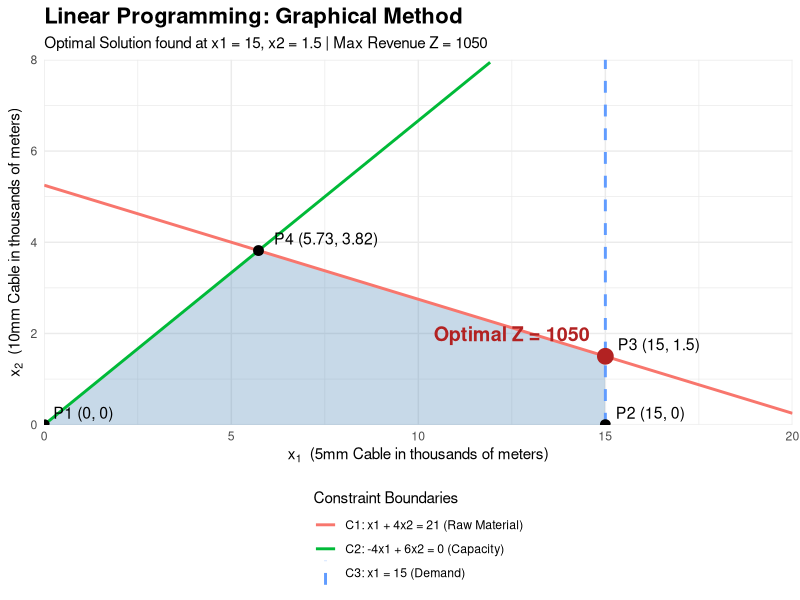

Generate this figure with R:
# ==============================================================================
# Project: Linear Programming Solver (Graphical Method)
# File: graphicalSolver.R
# Author: Kun-Hong Liao
# Description: 2D visualization of the feasible region and optimal solution
#              for the Resource Allocation Problem using ggplot2.
# ==============================================================================

# Load required library (install if necessary: install.packages("ggplot2"))
library(ggplot2)

cat("Initializing graphical solver...\n")

# 1. Define the vertices of the feasible region
# Mathematical calculation of intersection points for the binding constraints:
# P1: Origin (0, 0)
# P2: Intersection of C3 (Demand) and x-axis -> (15, 0)
# P3: Intersection of C1 (Raw Material) and C3 -> x1 = 15, x2 = (21-15)/4 = 1.5
# P4: Intersection of C1 and C2 (Capacity) -> x1 = 63/11 (~5.73), x2 = 42/11 (~3.82)

vertices <- data.frame(
  x1 = c(0, 15, 15, 63/11),
  x2 = c(0, 0, 1.5, 42/11),
  label = c("P1 (0, 0)", "P2 (15, 0)", "P3 (15, 1.5)", "P4 (5.73, 3.82)")
)

# Calculate Objective Function Z = 50*x1 + 200*x2 at each vertex
vertices$Z <- 50 * vertices$x1 + 200 * vertices$x2

# Identify the optimal vertex (Highest Z)
optimalPoint <- vertices[which.max(vertices$Z), ]

# 2. Prepare data for plotting the constraint lines
xVal <- seq(0, 20, length.out = 100)

# C1: x1 + 4x2 = 21  => x2 = (21 - x1) / 4
# C2: -4x1 + 6x2 = 0 => x2 = (4/6) * x1
linesData <- data.frame(
  x1 = rep(xVal, 2),
  x2 = c((21 - xVal) / 4, (4/6) * xVal),
  Constraint = rep(c("C1: x1 + 4x2 = 21 (Raw Material)", 
                     "C2: -4x1 + 6x2 = 0 (Capacity)"), each = length(xVal))
)

# Filter out negative y-values for a cleaner plot
linesData <- subset(linesData, x2 >= 0)

# 3. Generate the ggplot2 visualization
cat("Rendering the feasible region plot...\n")

p <- ggplot() +
  # Draw the Feasible Region polygon
  geom_polygon(data = vertices, aes(x = x1, y = x2), fill = "steelblue", alpha = 0.3) +
  
  # Draw Constraint Lines
  geom_line(data = linesData, aes(x = x1, y = x2, color = Constraint), linewidth = 1) +
  geom_vline(aes(xintercept = 15, color = "C3: x1 = 15 (Demand)"), linewidth = 1, linetype = "dashed") +
  
  # Highlight the vertices
  geom_point(data = vertices, aes(x = x1, y = x2), size = 3, color = "black") +
  geom_text(data = vertices, aes(x = x1, y = x2, label = label), 
            hjust = -0.15, vjust = -0.5, size = 4) +
  
  # Highlight the Optimal Solution
  geom_point(data = optimalPoint, aes(x = x1, y = x2), size = 5, color = "firebrick") +
  geom_text(data = optimalPoint, aes(x = x1, y = x2, label = paste0("Optimal Z = ", round(Z, 2))),
            hjust = 1.1, vjust = -1, color = "firebrick", fontface = "bold", size = 5) +
  
  # Axes and Labels customization
  scale_x_continuous(limits = c(0, 20), expand = c(0, 0)) +
  scale_y_continuous(limits = c(0, 8), expand = c(0, 0)) +
  labs(
    title = "Linear Programming: Graphical Method",
    subtitle = paste0("Optimal Solution found at x1 = ", round(optimalPoint$x1, 2), 
                      ", x2 = ", round(optimalPoint$x2, 2), " | Max Revenue Z = ", round(optimalPoint$Z, 2)),
    x = bquote(x[1] ~ " (5mm Cable in thousands of meters)"),
    y = bquote(x[2] ~ " (10mm Cable in thousands of meters)"),
    color = "Constraint Boundaries"
  ) +
  theme_minimal() +
  theme(
    legend.position = "bottom",
    legend.direction = "vertical",
    plot.title = element_text(face = "bold", size = 16),
    axis.title = element_text(face = "bold")
  )

# Display the plot
print(p)
cat("Done! Check your Plots pane.\n")
